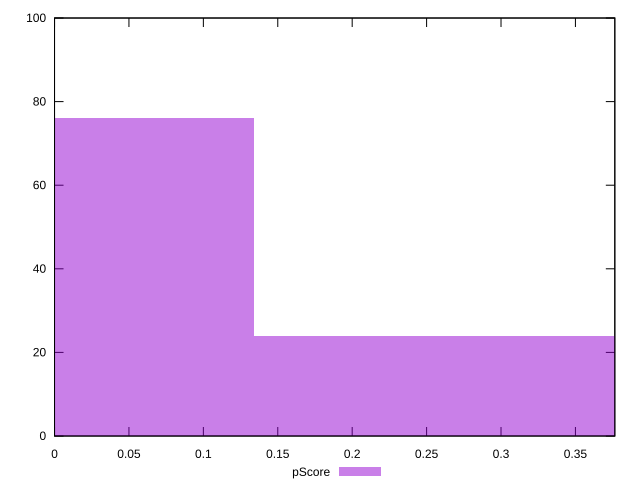

The script that saved this image:
reset

$pScore <<EOF
0 76
0.26746528464343566 24
EOF

set key outside below
set boxwidth 0.26746528464343566
set xrange [0:0.3764705882352941]
set yrange [0:100]
set trange [0:100]
set style fill transparent solid 0.5 noborder
set terminal svg size 640, 490 enhanced background rgb 'white'
set output "report_00015_2021-02-09T16-11-33.973Z/unused-javascript/samples/pages/pScore/histogram.svg"

plot $pScore title "pScore" with boxes

reset
